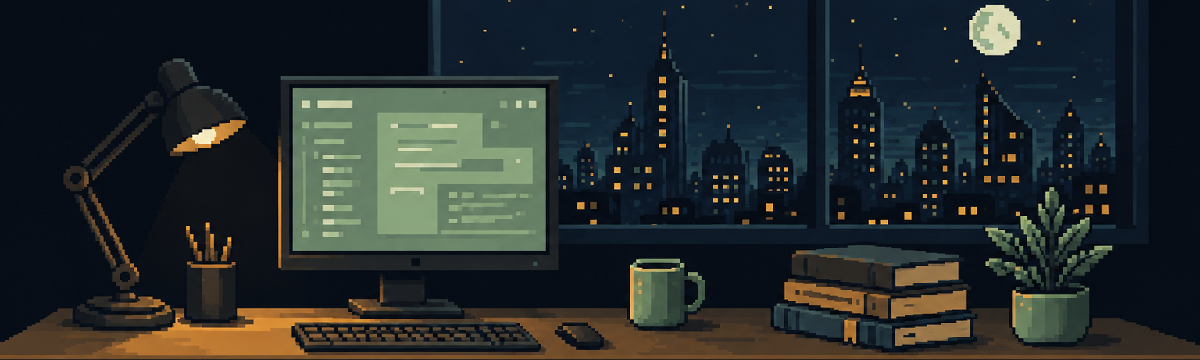
#> input picture assets/rexs-night-workshop.png, 1200 x 360 px
$ python animate-banner.py
#> lines starting #> are read from the running program, lines starting #| are printed output that depends on the picture; after the words box and inside, x2 and y2 are one past the last pixel; in counts of white or black regions, pixels touching at a corner belong together
"""Create a quiet monitor-light loop from the checked-in PNG. Requires Pillow."""

from math import cos, pi
from pathlib import Path

from PIL import Image, ImageDraw, ImageEnhance


ASSETS = Path(__file__).resolve().parents[1] / "assets"
SIZE = (1200, 360)
# Coordinates in the final PNG, inside the monitor bezel (left, top, right, bottom).
MONITOR = (294, 90, 543, 249)
FRAME_COUNT = 24
FRAME_MS = 160


def main():
    with Image.open(ASSETS / "rexs-night-workshop.png") as source:
#> source is the input picture: PIL image 1200x360 RGB; mean R, G, B 38, 44.3, 44.3
        base = source.convert("RGB")
    if base.size != SIZE:
        raise SystemExit("Expected a 1200 x 360 PNG; update SIZE and MONITOR for a new composition.")

    mask = Image.new("L", SIZE, 0)
#> mask: PIL image 1200x360 L; every value is 0
    ImageDraw.Draw(mask).rectangle(MONITOR, fill=255)
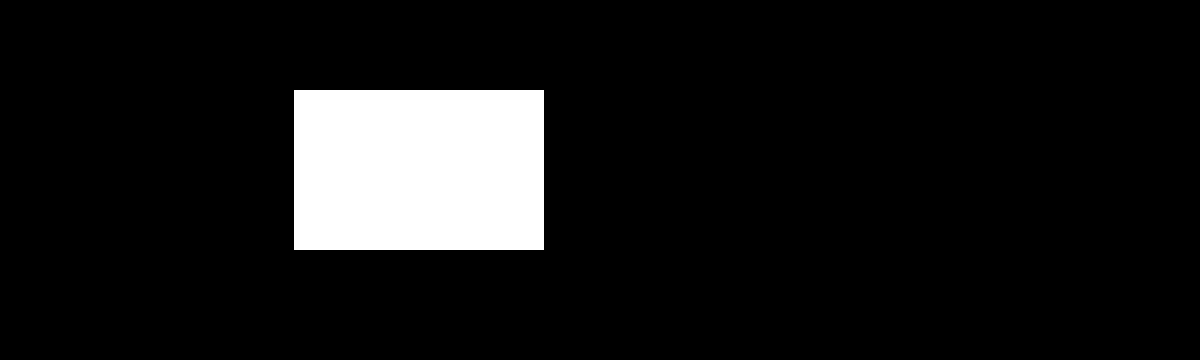
#> mask: PIL image 1200x360 L; 9.3% white; 1 white region, box (x1, y1, x2, y2) and area: (294, 90, 544, 250) 40000
    darkest = Image.composite(ImageEnhance.Brightness(base).enhance(0.92), base, mask)

    # One shared palette prevents unrelated pixels from shimmering between frames.
    samples = Image.new("RGB", (SIZE[0], SIZE[1] * 2))
#> samples: PIL image 1200x720 RGB; every value is 0
    samples.paste(base, (0, 0))
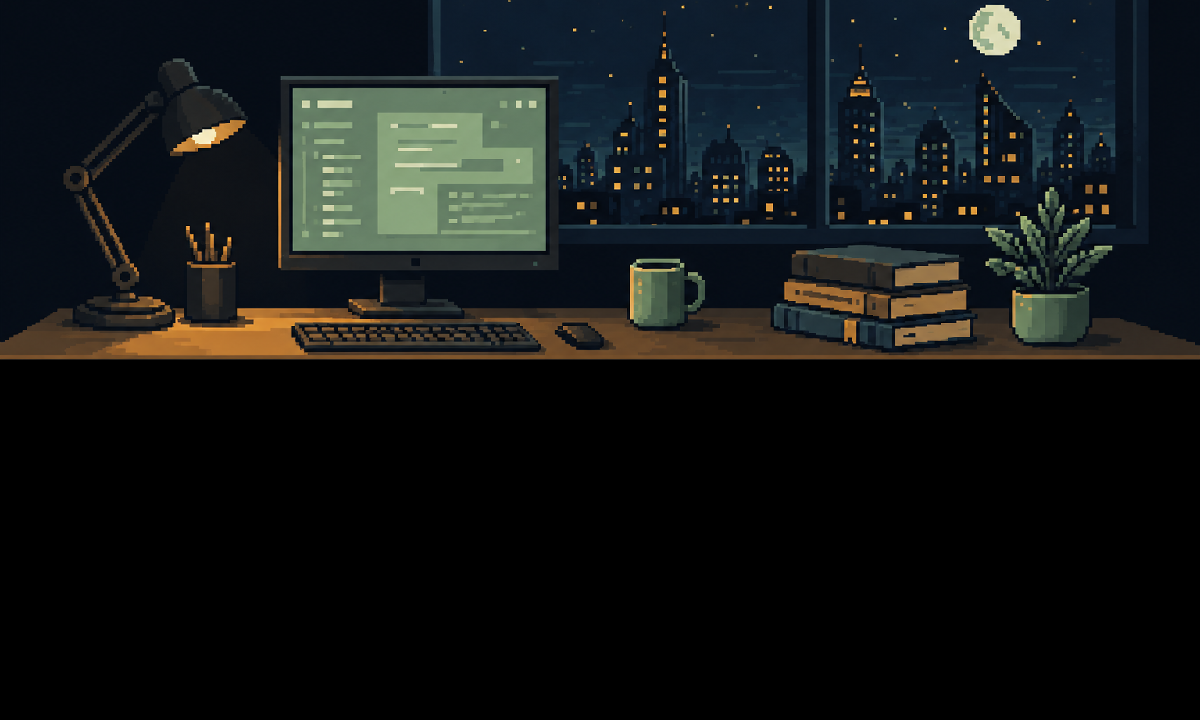
#> samples: PIL image 1200x720 RGB; mean R, G, B 19, 22.2, 22.2
    samples.paste(darkest, (0, SIZE[1]))
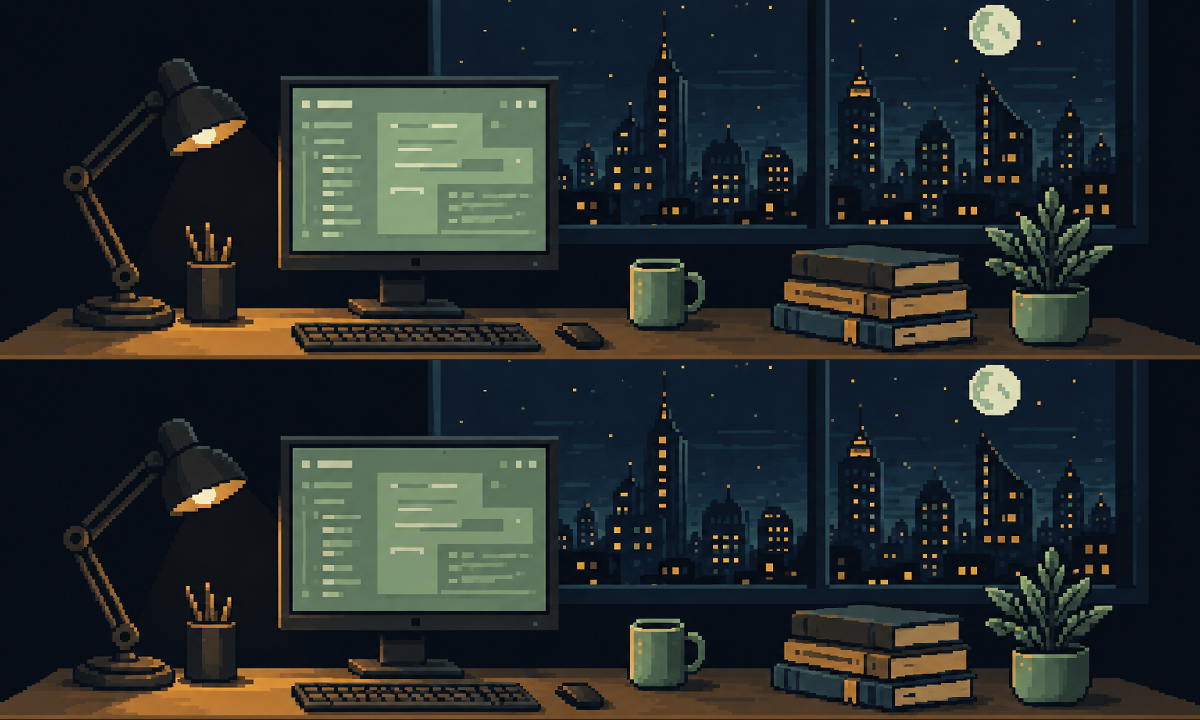
#> samples: PIL image 1200x720 RGB; mean R, G, B 37.6, 43.8, 43.9
    palette = samples.quantize(colors=128, dither=Image.Dither.NONE)

    frames = []
    for index in range(FRAME_COUNT):
        # Starts at the still image; a smooth 8% dip over a 3.84-second loop.
        darkness = 0.04 * (1 - cos(2 * pi * index / FRAME_COUNT))
        dimmed = ImageEnhance.Brightness(base).enhance(1 - darkness)
        frame = Image.composite(dimmed, base, mask)
        frames.append(frame.quantize(palette=palette, dither=Image.Dither.NONE))
#> after the loop, frames = 24 items

    destination = ASSETS / "rexs-night-workshop.gif"
    frames[0].save(
        destination,
        save_all=True,
        append_images=frames[1:],
        duration=FRAME_MS,
        loop=0,
        optimize=True,
        disposal=1,
    )
    print(f"Saved {destination.name}: {destination.stat().st_size:,} bytes, 3.84-second loop")


if __name__ == "__main__":
    main()
